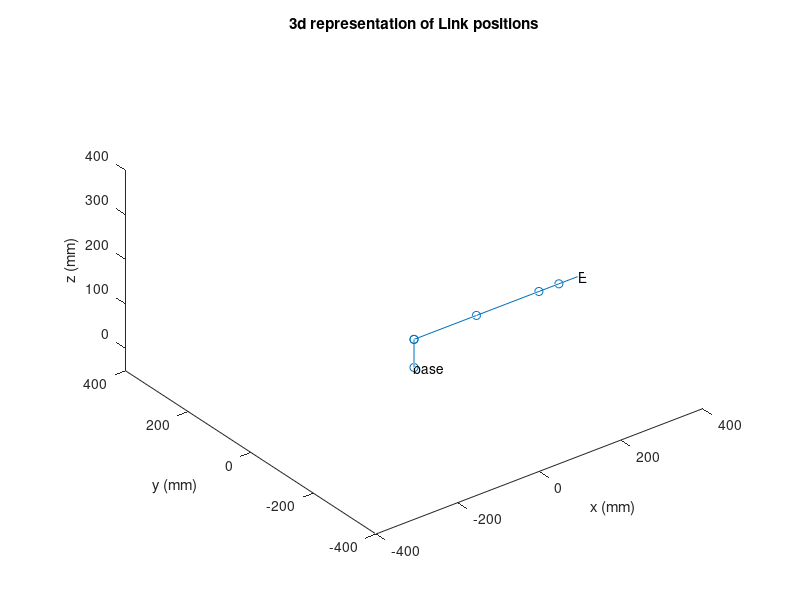
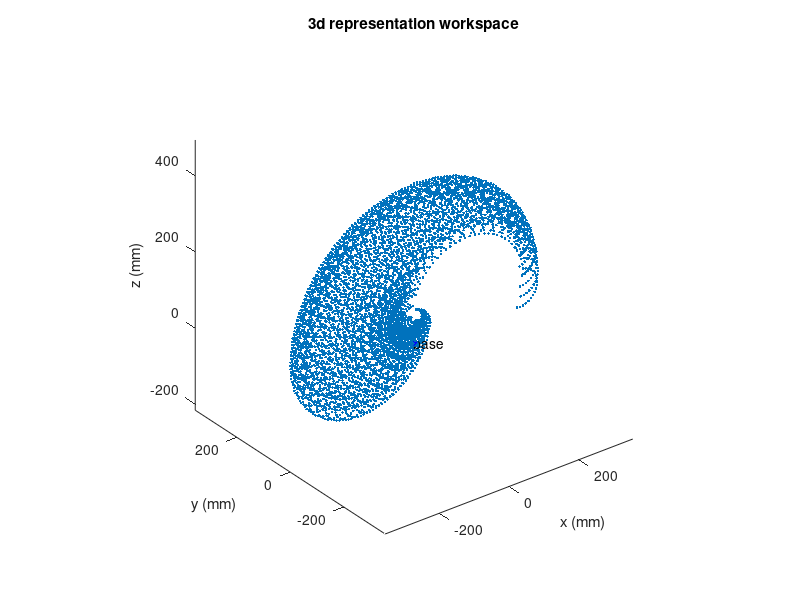

Recreate these plots in MATLAB, in order.


clc
clear
close all

%deg to rad conversion

deg2rad = pi/180;

%Joint angles
q1 = 0*deg2rad;
q2 = 0*deg2rad;
q3 = 0*deg2rad;
q4 = 90*deg2rad;
q5 = 0*deg2rad;

%link lengths

L1 = 63;
L2 = 153;
L3 = 153;
L4 = 49;
L5 = 49;


%trig abbrev.
c1 = cos(q1);
c2 = cos(q2);
c3 = cos(q3);
c4 = cos(q4);
c4_90 = cos(q4+(pi/2));
c5 = cos(q5);
s1 = sin(q1);
s2 = sin(q2);
s3 = sin(q3);
s4 = sin(q4);
s5 = sin(q5);
s23 = sin(q2+q3);
s234 = sin(q2+q3+q4);
c23 = cos(q2+q3);
c234 = cos(q2+q3+q4);



baseF = [1 0 0 0;0 1 0 0; 0 0 1 0; 0 0 0 1];

%%
%Transformation Matrices

z90 = [0 -1 0 0; 1 0 0 0; 0 0 1 0; 0 0 0 1]; %for +90 degree rotation about z
x90 = [1 0 0 0;0 0 -1 0;0 1 0 0;0 0 0 1];  % ''     ''    ''    about x

trans01 = [1 0 0 0;0 1 0 0; 0 0 1 L1; 0 0 0 1];
rot01 = [c1 -s1 0 0; s1 c1 0 0; 0 0 1 0; 0 0 0 1];

trans12 = x90;
rot12 = [c2 -s2 0 0; s2 c2 0 0; 0 0 1 0; 0 0 0 1];

trans23 = [1 0 0 L2; 0 1 0 0; 0 0 1 0; 0 0 0 1];
rot23 = [c3 -s3 0 0; s3 c3 0 0 ; 0 0 1 0; 0 0 0 1];

trans34 = [1 0 0 L3; 0 1 0 0; 0 0 1 0; 0 0 0 1];
rot34 = [c4 -s4 0 0 ; s4 c4 0 0 ; 0 0 1 0; 0 0 0 1];

trans45 = [1 0 0 0; 0 1 0 0; 0 0 1 L4; 0 0 0 1];
rot45 = [c5 -s5 0 0; s5 c5 0 0; 0 0 1 0; 0 0 0 1];

trans5e = [1 0 0 0; 0 1 0 0; 0 0 1 L5; 0 0 0 1];

T01 = trans01*rot01;
T12 = x90*rot12;
T23 = trans23*rot23;
T34 = trans34*rot34;
T45 = x90*trans45*rot45;
T5e = trans5e;

TeL = [1 0 0 0; 0 1 0 10; 0 0 1 0; 0 0 0 1];
TeR = [1 0 0 0; 0 1 0 -10; 0 0 1 0; 0 0 0 1]; %added translations to allow better orientationalrepresentation of end effector

% full homogeneous transform

T0e = T01*T12*T23*T34*T45*T5e;

%% Joint positions

base = [1 0 0 0;0 1 0 0; 0 0 1 0; 0 0 0 1];
% joint 4x4 matrices after hom. transform
J1pos = T01*base;
J2pos = T01*T12*base;
J3pos = T01*T12*T23*base;
J4pos = T01*T12*T23*T34*base;
J5pos = T01*T12*T23*T34*T45*base;
effpos = T01*T12*T23*T34*T45*T5e*base;
effL = T01*T12*T23*T34*T45*T5e*TeL*base;
effR = T01*T12*T23*T34*T45*T5e*TeR*base;
% joint position vectors



% create seperate x,y,z arrays for line plot
X = [base(1,4) J1pos(1,4) J2pos(1,4) J3pos(1,4) J4pos(1,4) J5pos(1,4) effpos(1,4) effL(1,4) effR(1,4)]; 
Y = [base(2,4) J1pos(2,4) J2pos(2,4) J3pos(2,4) J4pos(2,4) J5pos(2,4) effpos(2,4) effL(2,4) effR(2,4)];
Z = [base(3,4) J1pos(3,4) J2pos(3,4) J3pos(3,4) J4pos(3,4) J5pos(3,4) effpos(3,4) effL(3,4) effR(3,4)];

x5pos = L4*(c4*s1*c23 - s4*c1*(c2*c3 - s2*c3)) + L3*c1*c23 + L2*c1*c2;
y5pos = L4*(c4*s1*c23 - s4*s1*(c2*s3 - s2*c3)) + L3*s1*c23 - L2*s1*c2;
z5pos = L4*(c4*s23 - s4*c23) + L3*s23 + L2*s2 +L1;








%% Plot lines connecting frames


figure (1)
set(1,'position',[200 300 400 400]) %Set figure position

plot3(X, Y, Z, '-o');
%plot3(x5pos,y5pos,z5pos, 'x');

axis equal



%text(Jmat1(1,4), Jmat1(2,4), Jmat1(3,4), 'J1')
%text(Jmat2(1,4), Jmat2(2,4), Jmat2(3,4), 'J2')
%text(Jmat3(1,4), Jmat3(2,4), Jmat3(3,4), 'J3')
%text(Jmat4(1,4), Jmat4(2,4), Jmat4(3,4), 'J4')
%text(Jmat5(1,4), Jmat5(2,4), Jmat5(3,4), 'J5')


title('3d representation of Link positions') ; xlabel('x (mm)') ; ylabel('y (mm)'), zlabel ('z (mm)') ;
axis([-400 400 -400 400 -50 400])
text(0,0,0, 'base')
text(effpos(1,4), effpos(2,4), effpos(3,4), 'Eff')





hold on

%% Workspace


varq1 = (0:10:180)*deg2rad; %180deg range  - info found on technical sheet for arm
varq2 = (0:10:180)*deg2rad; %180deg range
varq3 = (-10:10:170)*deg2rad; %180deg range
varq4 = (0:10:180)*deg2rad; %180 deg range

xwork = zeros(15000,1) ; % reserving space for the variables, because
ywork = zeros(15000,1) ; % otherwise they would be created later within a loop.
zwork = zeros(15000,1) ;

figure (2)
set(2,'position',[1243 190 560 420])

i=1; %set initial integer values for loops (to fill work arrays)



%for q1 = varq1

    for q2 = varq2
       

        for q3 = varq3
            
            for q4 = varq4
                
c1 = cos(q1);
c2 = cos(q2);
c3 = cos(q3);
c4 = cos(q4);
c5 = cos(q5);
s1 = sin(q1);
s2 = sin(q2);
s3 = sin(q3);
s4 = sin(q4);
s5 = sin(q5);

z90 = [0 -1 0 0; 1 0 0 0; 0 0 1 0; 0 0 0 1]; %for +90 degree rotation about z
x90 = [1 0 0 0;0 0 -1 0;0 1 0 0;0 0 0 1];  % ''     ''    ''    about x

trans01 = [1 0 0 0;0 1 0 0; 0 0 1 L1; 0 0 0 1];
rot01 = [c1 -s1 0 0; s1 c1 0 0; 0 0 1 0; 0 0 0 1];

trans12 = x90;
rot12 = [c2 -s2 0 0; s2 c2 0 0; 0 0 1 0; 0 0 0 1];

trans23 = [1 0 0 L2; 0 1 0 0; 0 0 1 0; 0 0 0 1];
rot23 = [c3 -s3 0 0; s3 c3 0 0 ; 0 0 1 0; 0 0 0 1];

trans34 = [1 0 0 L3; 0 1 0 0; 0 0 1 0; 0 0 0 1];
rot34 = [c4 -s4 0 0 ; s4 c4 0 0 ; 0 0 1 0; 0 0 0 1];

trans45 = [1 0 0 0; 0 1 0 0; 0 0 1 L4; 0 0 0 1];
rot45 = [c5 -s5 0 0; s5 c5 0 0; 0 0 1 0; 0 0 0 1];

trans5e = [1 0 0 0; 0 1 0 0; 0 0 1 L5; 0 0 0 1];


T01 = trans01*rot01;
T12 = x90*rot12;
T23 = trans23*rot23;
T34 = trans34*rot34;
T45 = x90*trans45*rot45;
T5e = trans5e;






HomMat = T01*T12*T23*T34*T45*base; % hom. transf. matrix for 5th joint.

xwork(i,1) = HomMat(1,4);
ywork(i,1) = HomMat(2,4);
zwork(i,1) = HomMat(3,4);        
i=i+1; % add one to integer value

            end
           
        end
       
    end
    
%end    
plot3(xwork,ywork,zwork, '.');
title('3d representation workspace') ; xlabel('x (mm)') ; ylabel('y (mm)'), zlabel ('z (mm)') ;
axis equal
hold on;
text(0,0,0, 'base');
scatter3(base(1,4),base(2,4),base(3,4), 'dr','MarkerFaceColor', 'b');

